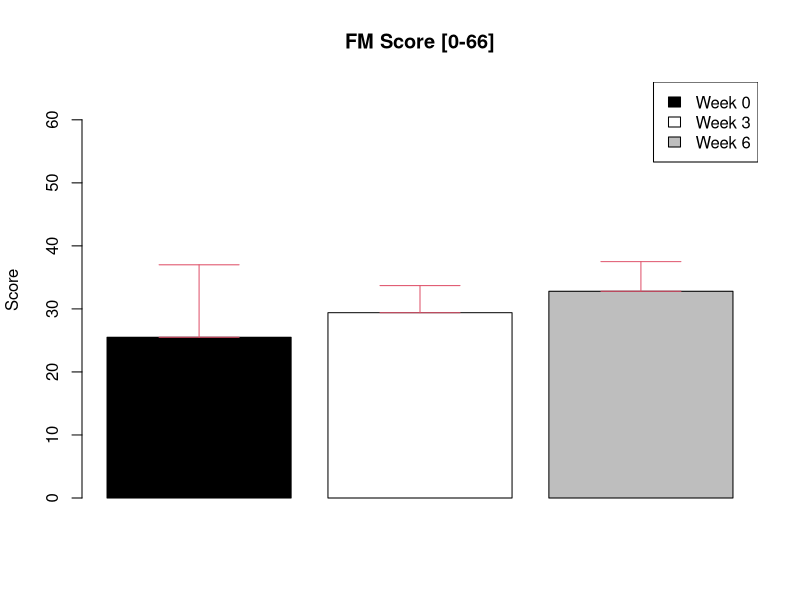

Write the R code that produced this figure.
## ---- chunk 1
data <- read.csv(file="FMScore.csv", head=TRUE, sep=",")
print(data)
## ---- chunk 2
score <- data$Score
disc <- data$Discrepancy
plot.new()
x <- barplot(score, main="FM Score [0-66]", ylab="Score", ylim=range(0:66), col=c("black", "white", "grey"))
xHigh <- x
xLow <- x
yHigh <- score + disc
yLow <- score
arrows(xHigh, yHigh, xLow, yLow, col=2, angle=90, length=0.4, code=3)
legend("topright", legend=data$Week, fill=c("black","white","grey"), xjust=1, yjust=1)
